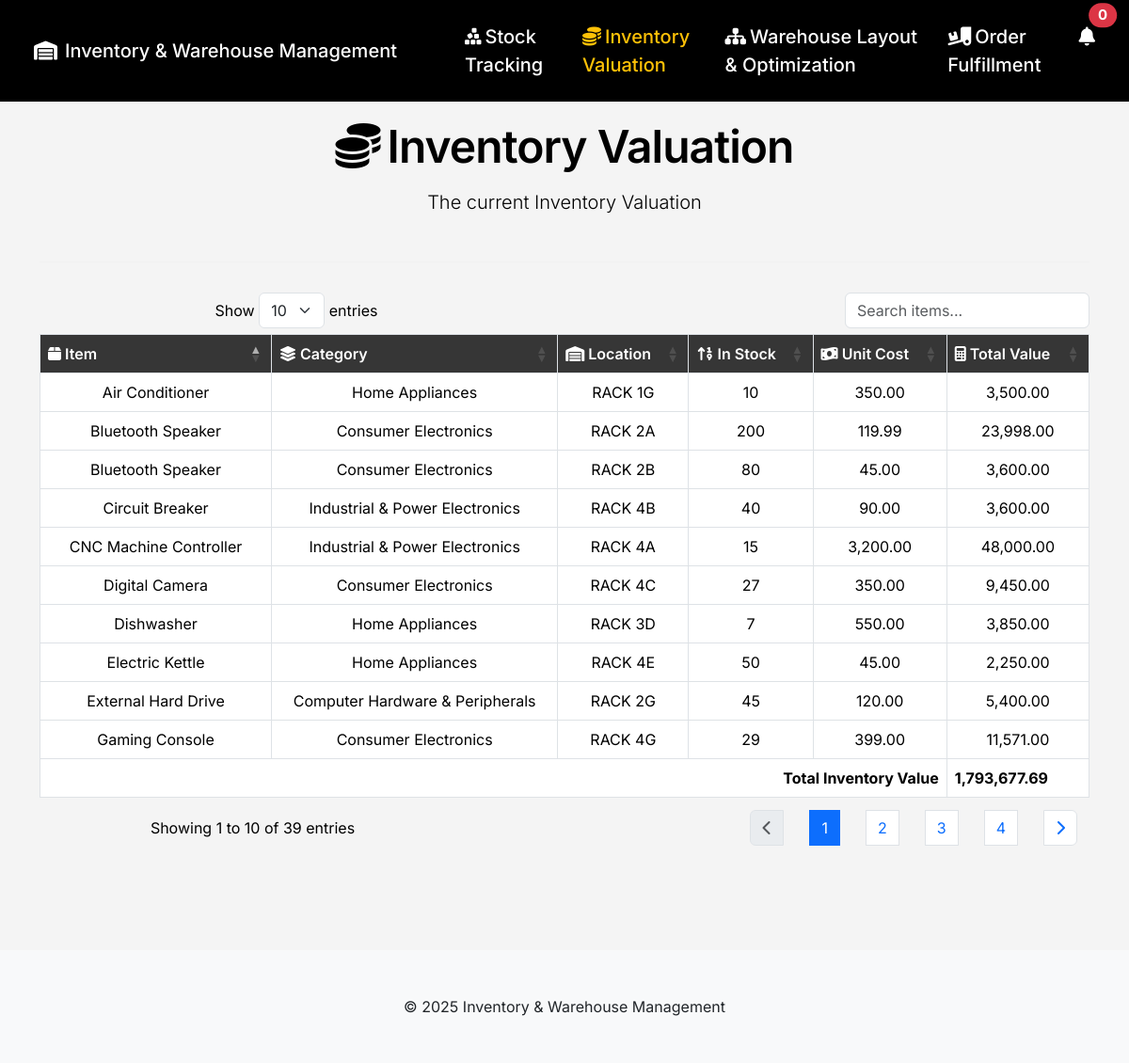
The page /inventory-valuation.php on the database its author committed.
### tables this page shows
CREATE TABLE `stocks` (
  `item` varchar(100) NOT NULL,
  `bar` varchar(255) NOT NULL,
  `category` varchar(100) NOT NULL,
  `location` varchar(100) NOT NULL,
  `price` float(255,2) NOT NULL,
  `id` int(10) NOT NULL,
  `stock` int(255) DEFAULT NULL,
  `notified` tinyint(1) DEFAULT 0
);

### inventory-valuation.php (the view, shortened to what this page needs)
<?php
include "config/config.php";
?>
<!DOCTYPE html>
<html lang="en">
<head>
    <link rel="stylesheet" href="https://cdn.jsdelivr.net/npm/bootstrap@5.3.3/dist/css/bootstrap.min.css">
    <link rel="stylesheet" href="https://cdnjs.cloudflare.com/ajax/libs/font-awesome/6.5.2/css/all.min.css">
    <link rel="stylesheet" href="https://cdn.datatables.net/1.13.7/css/dataTables.bootstrap5.min.css">
    <link rel="stylesheet" href="https://cdnjs.cloudflare.com/ajax/libs/animate.css/4.1.1/animate.min.css"/>
</head>
<body>
    <nav class="navbar navbar-expand-lg navbar-dark fixed-top py-3">
        <div class="container-fluid">
            <a class="navbar-brand ps-4" href="index.php">
              <i class="fa-solid fa-warehouse me-2"></i>Inventory & Warehouse Management
            </a>
            <div class="collapse navbar-collapse justify-content-end" id="navbarNav">
                <ul class="navbar-nav gap-3">
                    <li class="nav-item ms-5">
                        <a class="nav-link" href="stock-tracking.php"><i class="fa-solid fa-cubes-stacked me-1"></i>Stock Tracking</a>
                    </li>
                    <li class="nav-item">
                        <a class="nav-link active" href="inventory-valuation.php"><i class="fa-solid fa-coins me-1"></i>Inventory Valuation</a>
                    </li>
                    <li class="nav-item">
                        <a class="nav-link" href="warehouse-layout-optimization.php"><i class="fa-solid fa-sitemap me-1"></i>Warehouse Layout & Optimization</a>
                    </li>
                    <li class="nav-item">
                        <a class="nav-link" href="order-fulfillment.php"><i class="fa-solid fa-truck-ramp-box me-1"></i>Order Fulfillment</a>
                    </li>
                    <li>
                        <div class="nav-item dropdown me-3">
                           <a class="nav-link position-relative" href="#" id="notificationDropdown" data-bs-toggle="dropdown" aria-expanded="false" onclick="markNotificationsSeen()">
                                <i class="fa-solid fa-bell"></i>
                                <span class="position-absolute top-0 start-100 translate-middle badge rounded-pill bg-danger">
                                    <?php
                                    $query = "SELECT COUNT(*) as con FROM stocks WHERE stock < 49 AND notified = 0";
                                    $result = mysqli_query($conn, $query);
                                    echo mysqli_fetch_array($result)['con'];
                                    ?>
                                </span>
                            </a>
                        </div>
                    </li>
                </ul>
            </div>
        </div>
    </nav>
    <div class="container text-center flex-grow-1" style="margin-top: 120px; padding-bottom: 2rem;">
        <div class="row mb-4">
            <div class="col-12 animate__animated animate__fadeInLeft">
                <div class="section-title mb-2">
                    <i class="fa-solid fa-coins me-2"></i>Inventory Valuation
                </div>
                <p class="lead">
                    The current Inventory Valuation
                </p>
            </div>
        </div>
        <hr class="divider">
        <div class="main-container section-image-animate">
            <div class="table-responsive mb-4">
                <table class="table table-bordered align-middle" id="valuationTable">
                    <thead>
                        <tr>
                            <th scope="col"><i class="fa-solid fa-box"></i> Item</th>
                            <th scope="col"><i class="fa-solid fa-layer-group"></i> Category</th>
                            <th scope="col"><i class="fa-solid fa-warehouse"></i> Location</th>
                            <th scope="col"><i class="fa-solid fa-sort-numeric-up"></i> In Stock</th>
                            <th scope="col"><i class="fa-solid fa-money-bill-wave"></i> Unit Cost</th>
                            <th scope="col"><i class="fa-solid fa-calculator"></i> Total Value</th>
                        </tr>
                    </thead>
                    <tbody>
                        <?php
                            $query = "SELECT *, (price * stock) as totalCost FROM stocks";
                            $res = mysqli_query($conn, $query);
                            while ($data = mysqli_fetch_array($res)) {
                        ?>
                        <tr>
                            <td><?php echo htmlspecialchars($data['item']); ?></td>
                            <td><?php echo htmlspecialchars($data['category']); ?></td>
                            <td><?php echo htmlspecialchars($data['location']); ?></td>
                            <td><?php echo (int)$data['stock']; ?></td>
                            <td><?php echo number_format($data['price'], 2); ?></td>
                            <td><?php echo number_format($data['totalCost'], 2); ?></td>
                        </tr>
                        <?php
                            }
                        ?>
                    </tbody>
                    <tfoot>
                        <tr>
                            <th colspan="5" class="text-end">Total Inventory Value</th>
                            <?php
                                $query = "SELECT SUM(price * stock) as totalval FROM stocks";
                                $res = mysqli_query($conn, $query);
                                while($data2 = mysqli_fetch_array($res)){
                            ?>
                            <th><?php echo number_format($data2['totalval'], 2);?></th>
                            <?php
                                }
                            ?>
                        </tr>
                    </tfoot>
                </table>
            </div>
        </div>
    </div>
    <footer class="bg-light text-dark py-5 mt-5">
        <div class="container">
            <div class="text-center">
                &copy; <?php echo date("Y"); ?> Inventory & Warehouse Management
            </div>
        </div>
    </footer>
</body>
</html>

### inventory-valuation.php (style rules this page uses)
html { scroll-behavior: smooth; height: 100%; }
body { font-family: 'Inter', Arial, sans-serif; background: #f4f4f4; color: #000; display: flex; flex-direction: column; min-height: 100vh; margin: 0; }
.navbar { background: #000 !important; }
.navbar-brand, .nav-link, .navbar-text { color: #fff !important; font-weight: 500; font-size: 20px; }
.nav-link.active, .nav-link:focus, .nav-link:hover { color: #ffc107 !important; }
.section-title { font-size: 48px; font-weight: 600; letter-spacing: -0.02em; }
.table thead th { background: #363636; color: #fff; font-weight: 600; position: sticky; top: 0; z-index: 10; }
.table tbody tr { background: #fff; }
.table tbody tr:nth-child(even) { background: #f2f2f2; }
.divider { border-top: 1px solid #E6E6E6; margin: 2rem 0; }
.section-image-animate { opacity: 0; transform: translateY(40px); transition: opacity 1.1s cubic-bezier(0.23,1,0.32,1), transform 1.1s cubic-bezier(0.23,1,0.32,1); }
.section-image-animate.in-view { opacity: 1 !important; transform: none !important; }
.table-responsive { display: block; }
footer { bottom: 0; left: 0; right: 0; }

### rows shown on the page
stocks: item "Bluetooth Speaker", category "Consumer Electronics", location "RACK 2A", stock "200", price "119.99", totalCost "23,998.00"
stocks: item "CNC Machine Controller", category "Industrial & Power Electronics", location "RACK 4A", stock "15", price "3,200.00", totalCost "48,000.00"
stocks: item "Air Conditioner", category "Home Appliances", location "RACK 1G", stock "10", price "350.00", totalCost "3,500.00"
stocks: item "Bluetooth Speaker", category "Consumer Electronics", location "RACK 2B", stock "80", price "45.00", totalCost "3,600.00"
stocks: item "External Hard Drive", category "Computer Hardware & Peripherals", location "RACK 2G", stock "45", price "120.00", totalCost "5,400.00"
stocks: item "Dishwasher", category "Home Appliances", location "RACK 3D", stock "7", price "550.00", totalCost "3,850.00"
stocks: item "Circuit Breaker", category "Industrial & Power Electronics", location "RACK 4B", stock "40", price "90.00", totalCost "3,600.00"
stocks: item "Digital Camera", category "Consumer Electronics", location "RACK 4C", stock "27", price "350.00", totalCost "9,450.00"
stocks: item "Electric Kettle", category "Home Appliances", location "RACK 4E", stock "50", price "45.00", totalCost "2,250.00"
stocks: item "Gaming Console", category "Consumer Electronics", location "RACK 4G", stock "29", price "399.00", totalCost "11,571.00"

### other values the page prints
mysqli_fetch_array($result)['con'] "0"
$data2['totalval'] "1,793,677.69"
